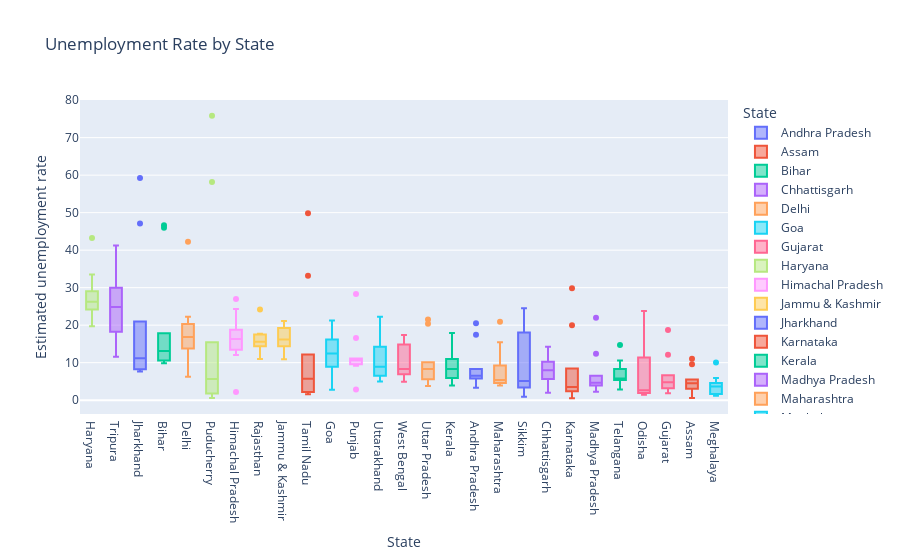

Notebook cell for this chart:
### Code cell
#Box plot to find unemployment rate by state
fig=px.box(df,x='State',y='Estimated unemployment rate',color='State',title='Unemployment Rate by State')
fig.update_layout(xaxis={'categoryorder':'total descending'})
fig.show()

### Figure 1 — Plotly figure (JSON) as saved in the notebook; plotly's stock layout.template omitted (floating-point values rounded to 4 significant figures)
{"data": [{"alignmentgroup": "True", "hovertemplate": "State=%{x}<br>Estimated unemployment rate=%{y}<extra></extra>", "legendgroup": "Andhra Pradesh", "marker": {"color": "#636efa"}, "name": "Andhra Pradesh", "notched": false, "offsetgroup": "Andhra Pradesh", "orientation": "v", "showlegend": true, "type": "box", "x": ["Andhra Pradesh", "Andhra Pradesh", "Andhra Pradesh", "Andhra Pradesh", "Andhra Pradesh", "Andhra Pradesh", "Andhra Pradesh", "Andhra Pradesh", "Andhra Pradesh", "Andhra Pradesh"], "x0": " ", "xaxis": "x", "y": [5.48, 5.83, 5.79, 20.51, 17.43, 3.31, 8.34, 6.96, 6.4, 6.59], "y0": " ", "yaxis": "y"}, {"alignmentgroup": "True", "hovertemplate": "State=%{x}<br>Estimated unemployment rate=%{y}<extra></extra>", "legendgroup": "Assam", "marker": {"color": "#EF553B"}, "name": "Assam", "notched": false, "offsetgroup": "Assam", "orientation": "v", "showlegend": true, "type": "box", "x": ["Assam", "Assam", "Assam", "Assam", "Assam", "Assam", "Assam", "Assam", "Assam", "Assam"], "x0": " ", "xaxis": "x", "y": [4.66, 4.41, 4.77, 11.06, 9.55, 0.6, 3.77, 5.53, 1.19, 3.02], "y0": " ", "yaxis": "y"}, {"alignmentgroup": "True", "hovertemplate": "State=%{x}<br>Estimated unemployment rate=%{y}<extra></extra>", "legendgroup": "Bihar", "marker": {"color": "#00cc96"}, "name": "Bihar", "notched": false, "offsetgroup": "Bihar", "orientation": "v", "showlegend": true, "type": "box", "x": ["Bihar", "Bihar", "Bihar", "Bihar", "Bihar", "Bihar", "Bihar", "Bihar", "Bihar", "Bihar"], "x0": " ", "xaxis": "x", "y": [10.61, 10.29, 15.43, 46.64, 45.96, 17.82, 12.79, 13.44, 11.91, 9.82], "y0": " ", "yaxis": "y"}, {"alignmentgroup": "True", "hovertemplate": "State=%{x}<br>Estimated unemployment rate=%{y}<extra></extra>", "legendgroup": "Chhattisgarh", "marker": {"color": "#ab63fa"}, "name": "Chhattisgarh", "notched": false, "offsetgroup": "Chhattisgarh", "orientation": "v", "showlegend": true, "type": "box", "x": ["Chhattisgarh", "Chhattisgarh", "Chhattisgarh", "Chhattisgarh", "Chhattisgarh", "Chhattisgarh", "Chhattisgarh", "Chhattisgarh", "Chhattisgarh", "Chhattisgarh"], "x0": " ", "xaxis": "x", "y": [9.65, 8.38, 7.54, 3.41, 10.5, 14.23, 10.27, 5.63, 1.96, 6.62], "y0": " ", "yaxis": "y"}, {"alignmentgroup": "True", "hovertemplate": "State=%{x}<br>Estimated unemployment rate=%{y}<extra></extra>", "legendgroup": "Delhi", "marker": {"color": "#FFA15A"}, "name": "Delhi", "notched": false, "offsetgroup": "Delhi", "orientation": "v", "showlegend": true, "type": "box", "x": ["Delhi", "Delhi", "Delhi", "Delhi", "Delhi", "Delhi", "Delhi", "Delhi", "Delhi", "Delhi"], "x0": " ", "xaxis": "x", "y": [22.23, 14.84, 17.04, 16.68, 42.27, 18.19, 20.3, 13.79, 12.53, 6.27], "y0": " ", "yaxis": "y"}, {"alignmentgroup": "True", "hovertemplate": "State=%{x}<br>Estimated unemployment rate=%{y}<extra></extra>", "legendgroup": "Goa", "marker": {"color": "#19d3f3"}, "name": "Goa", "notched": false, "offsetgroup": "Goa", "orientation": "v", "showlegend": true, "type": "box", "x": ["Goa", "Goa", "Goa", "Goa", "Goa", "Goa", "Goa", "Goa", "Goa", "Goa"], "x0": " ", "xaxis": "x", "y": [8.89, 2.81, 5.25, 13.31, 21.25, 9.96, 17.07, 16.21, 15.38, 11.54], "y0": " ", "yaxis": "y"}, {"alignmentgroup": "True", "hovertemplate": "State=%{x}<br>Estimated unemployment rate=%{y}<extra></extra>", "legendgroup": "Gujarat", "marker": {"color": "#FF6692"}, "name": "Gujarat", "notched": false, "offsetgroup": "Gujarat", "orientation": "v", "showlegend": true, "type": "box", "x": ["Gujarat", "Gujarat", "Gujarat", "Gujarat", "Gujarat", "Gujarat", "Gujarat", "Gujarat", "Gujarat", "Gujarat"], "x0": " ", "xaxis": "x", "y": [5.54, 6.38, 6.66, 18.71, 12.11, 3.2, 1.84, 1.87, 3.42, 4.03], "y0": " ", "yaxis": "y"}, {"alignmentgroup": "True", "hovertemplate": "State=%{x}<br>Estimated unemployment rate=%{y}<extra></extra>", "legendgroup": "Haryana", "marker": {"color": "#B6E880"}, "name": "Haryana", "notched": false, "offsetgroup": "Haryana", "orientation": "v", "showlegend": true, "type": "box", "x": ["Haryana", "Haryana", "Haryana", "Haryana", "Haryana", "Haryana", "Haryana", "Haryana", "Haryana", "Haryana"], "x0": " ", "xaxis": "x", "y": [20.34, 25.77, 25.05, 43.22, 29.02, 26.7, 24.18, 33.5, 19.68, 27.31], "y0": " ", "yaxis": "y"}, {"alignmentgroup": "True", "hovertemplate": "State=%{x}<br>Estimated unemployment rate=%{y}<extra></extra>", "legendgroup": "Himachal Pradesh", "marker": {"color": "#FF97FF"}, "name": "Himachal Pradesh", "notched": false, "offsetgroup": "Himachal Pradesh", "orientation": "v", "showlegend": true, "type": "box", "x": ["Himachal Pradesh", "Himachal Pradesh", "Himachal Pradesh", "Himachal Pradesh", "Himachal Pradesh", "Himachal Pradesh", "Himachal Pradesh", "Himachal Pradesh", "Himachal Pradesh", "Himachal Pradesh"], "x0": " ", "xaxis": "x", "y": [16.83, 16.84, 18.76, 2.2, 26.95, 13.47, 24.31, 15.79, 12.04, 13.46], "y0": " ", "yaxis": "y"}, {"alignmentgroup": "True", "hovertemplate": "State=%{x}<br>Estimated unemployment rate=%{y}<extra></extra>", "legendgroup": "Jammu & Kashmir", "marker": {"color": "#FECB52"}, "name": "Jammu & Kashmir", "notched": false, "offsetgroup": "Jammu & Kashmir", "orientation": "v", "showlegend": true, "type": "box", "x": ["Jammu & Kashmir", "Jammu & Kashmir", "Jammu & Kashmir", "Jammu & Kashmir", "Jammu & Kashmir", "Jammu & Kashmir", "Jammu & Kashmir", "Jammu & Kashmir", "Jammu & Kashmir"], "x0": " ", "xaxis": "x", "y": [21.08, 20.78, 15.5, 18.74, 17.92, 10.88, 11.09, 16.17, 16.14], "y0": " ", "yaxis": "y"}, {"alignmentgroup": "True", "hovertemplate": "State=%{x}<br>Estimated unemployment rate=%{y}<extra></extra>", "legendgroup": "Jharkhand", "marker": {"color": "#636efa"}, "name": "Jharkhand", "notched": false, "offsetgroup": "Jharkhand", "orientation": "v", "showlegend": true, "type": "box", "x": ["Jharkhand", "Jharkhand", "Jharkhand", "Jharkhand", "Jharkhand", "Jharkhand", "Jharkhand", "Jharkhand", "Jharkhand", "Jharkhand"], "x0": " ", "xaxis": "x", "y": [10.61, 11.85, 8.23, 47.09, 59.23, 20.95, 7.63, 9.76, 8.24, 11.8], "y0": " ", "yaxis": "y"}, {"alignmentgroup": "True", "hovertemplate": "State=%{x}<br>Estimated unemployment rate=%{y}<extra></extra>", "legendgroup": "Karnataka", "marker": {"color": "#EF553B"}, "name": "Karnataka", "notched": false, "offsetgroup": "Karnataka", "orientation": "v", "showlegend": true, "type": "box", "x": ["Karnataka", "Karnataka", "Karnataka", "Karnataka", "Karnataka", "Karnataka", "Karnataka", "Karnataka", "Karnataka", "Karnataka"], "x0": " ", "xaxis": "x", "y": [2.86, 3.61, 3.46, 29.84, 19.97, 8.44, 4.01, 0.5, 2.41, 1.58], "y0": " ", "yaxis": "y"}, {"alignmentgroup": "True", "hovertemplate": "State=%{x}<br>Estimated unemployment rate=%{y}<extra></extra>", "legendgroup": "Kerala", "marker": {"color": "#00cc96"}, "name": "Kerala", "notched": false, "offsetgroup": "Kerala", "orientation": "v", "showlegend": true, "type": "box", "x": ["Kerala", "Kerala", "Kerala", "Kerala", "Kerala", "Kerala", "Kerala", "Kerala", "Kerala", "Kerala"], "x0": " ", "xaxis": "x", "y": [5.31, 7.6, 8.99, 16.99, 17.88, 9.71, 7.09, 10.98, 5.91, 3.88], "y0": " ", "yaxis": "y"}, {"alignmentgroup": "True", "hovertemplate": "State=%{x}<br>Estimated unemployment rate=%{y}<extra></extra>", "legendgroup": "Madhya Pradesh", "marker": {"color": "#ab63fa"}, "name": "Madhya Pradesh", "notched": false, "offsetgroup": "Madhya Pradesh", "orientation": "v", "showlegend": true, "type": "box", "x": ["Madhya Pradesh", "Madhya Pradesh", "Madhya Pradesh", "Madhya Pradesh", "Madhya Pradesh", "Madhya Pradesh", "Madhya Pradesh", "Madhya Pradesh", "Madhya Pradesh", "Madhya Pradesh"], "x0": " ", "xaxis": "x", "y": [4.11, 4.57, 2.22, 12.36, 21.98, 6.48, 5.08, 4.7, 3.91, 3.13], "y0": " ", "yaxis": "y"}, {"alignmentgroup": "True", "hovertemplate": "State=%{x}<br>Estimated unemployment rate=%{y}<extra></extra>", "legendgroup": "Maharashtra", "marker": {"color": "#FFA15A"}, "name": "Maharashtra", "notched": false, "offsetgroup": "Maharashtra", "orientation": "v", "showlegend": true, "type": "box", "x": ["Maharashtra", "Maharashtra", "Maharashtra", "Maharashtra", "Maharashtra", "Maharashtra", "Maharashtra", "Maharashtra", "Maharashtra", "Maharashtra"], "x0": " ", "xaxis": "x", "y": [4.95, 4.69, 5.79, 20.9, 15.46, 9.23, 3.89, 6.23, 4.55, 4.1], "y0": " ", "yaxis": "y"}, {"alignmentgroup": "True", "hovertemplate": "State=%{x}<br>Estimated unemployment rate=%{y}<extra></extra>", "legendgroup": "Meghalaya", "marker": {"color": "#19d3f3"}, "name": "Meghalaya", "notched": false, "offsetgroup": "Meghalaya", "orientation": "v", "showlegend": true, "type": "box", "x": ["Meghalaya", "Meghalaya", "Meghalaya", "Meghalaya", "Meghalaya", "Meghalaya", "Meghalaya", "Meghalaya", "Meghalaya", "Meghalaya"], "x0": " ", "xaxis": "x", "y": [1.66, 3.59, 1.58, 10.03, 5.92, 1.15, 2.1, 3.74, 4.29, 4.6], "y0": " ", "yaxis": "y"}, {"alignmentgroup": "True", "hovertemplate": "State=%{x}<br>Estimated unemployment rate=%{y}<extra></extra>", "legendgroup": "Odisha", "marker": {"color": "#FF6692"}, "name": "Odisha", "notched": false, "offsetgroup": "Odisha", "orientation": "v", "showlegend": true, "type": "box", "x": ["Odisha", "Odisha", "Odisha", "Odisha", "Odisha", "Odisha", "Odisha", "Odisha", "Odisha", "Odisha"], "x0": " ", "xaxis": "x", "y": [1.9, 3.12, 13.08, 23.76, 11.41, 3.77, 1.88, 1.42, 2.1, 2.18], "y0": " ", "yaxis": "y"}, {"alignmentgroup": "True", "hovertemplate": "State=%{x}<br>Estimated unemployment rate=%{y}<extra></extra>", "legendgroup": "Puducherry", "marker": {"color": "#B6E880"}, "name": "Puducherry", "notched": false, "offsetgroup": "Puducherry", "orientation": "v", "showlegend": true, "type": "box", "x": ["Puducherry", "Puducherry", "Puducherry", "Puducherry", "Puducherry", "Puducherry", "Puducherry", "Puducherry", "Puducherry", "Puducherry"], "x0": " ", "xaxis": "x", "y": [0.58, 1.76, 1.2, 75.85, 58.19, 4.24, 15.47, 5.05, 10.9, 6.18], "y0": " ", "yaxis": "y"}, {"alignmentgroup": "True", "hovertemplate": "State=%{x}<br>Estimated unemployment rate=%{y}<extra></extra>", "legendgroup": "Punjab", "marker": {"color": "#FF97FF"}, "name": "Punjab", "notched": false, "offsetgroup": "Punjab", "orientation": "v", "showlegend": true, "type": "box", "x": ["Punjab", "Punjab", "Punjab", "Punjab", "Punjab", "Punjab", "Punjab", "Punjab", "Punjab", "Punjab"], "x0": " ", "xaxis": "x", "y": [11.11, 10.97, 10.32, 2.86, 28.33, 16.55, 9.19, 10.99, 9.61, 9.88], "y0": " ", "yaxis": "y"}, {"alignmentgroup": "True", "hovertemplate": "State=%{x}<br>Estimated unemployment rate=%{y}<extra></extra>", "legendgroup": "Rajasthan", "marker": {"color": "#FECB52"}, "name": "Rajasthan", "notched": false, "offsetgroup": "Rajasthan", "orientation": "v", "showlegend": true, "type": "box", "x": ["Rajasthan", "Rajasthan", "Rajasthan", "Rajasthan", "Rajasthan", "Rajasthan", "Rajasthan", "Rajasthan", "Rajasthan", "Rajasthan"], "x0": " ", "xaxis": "x", "y": [10.97, 15.16, 11.9, 17.7, 15.74, 14.39, 15.81, 17.51, 15.35, 24.15], "y0": " ", "yaxis": "y"}, {"alignmentgroup": "True", "hovertemplate": "State=%{x}<br>Estimated unemployment rate=%{y}<extra></extra>", "legendgroup": "Sikkim", "marker": {"color": "#636efa"}, "name": "Sikkim", "notched": false, "offsetgroup": "Sikkim", "orientation": "v", "showlegend": true, "type": "box", "x": ["Sikkim", "Sikkim", "Sikkim", "Sikkim", "Sikkim", "Sikkim", "Sikkim", "Sikkim"], "x0": " ", "xaxis": "x", "y": [23.57, 2.28, 24.51, 4.46, 4.45, 12.49, 5.7, 0.88], "y0": " ", "yaxis": "y"}, {"alignmentgroup": "True", "hovertemplate": "State=%{x}<br>Estimated unemployment rate=%{y}<extra></extra>", "legendgroup": "Tamil Nadu", "marker": {"color": "#EF553B"}, "name": "Tamil Nadu", "notched": false, "offsetgroup": "Tamil Nadu", "orientation": "v", "showlegend": true, "type": "box", "x": ["Tamil Nadu", "Tamil Nadu", "Tamil Nadu", "Tamil Nadu", "Tamil Nadu", "Tamil Nadu", "Tamil Nadu", "Tamil Nadu", "Tamil Nadu", "Tamil Nadu"], "x0": " ", "xaxis": "x", "y": [1.57, 2.09, 6.4, 49.83, 33.16, 12.2, 6.81, 2.65, 5, 2.16], "y0": " ", "yaxis": "y"}, {"alignmentgroup": "True", "hovertemplate": "State=%{x}<br>Estimated unemployment rate=%{y}<extra></extra>", "legendgroup": "Telangana", "marker": {"color": "#00cc96"}, "name": "Telangana", "notched": false, "offsetgroup": "Telangana", "orientation": "v", "showlegend": true, "type": "box", "x": ["Telangana", "Telangana", "Telangana", "Telangana", "Telangana", "Telangana", "Telangana", "Telangana", "Telangana", "Telangana"], "x0": " ", "xaxis": "x", "y": [5.49, 8.29, 5.77, 6.25, 14.7, 10.55, 5.36, 5.79, 3.27, 2.86], "y0": " ", "yaxis": "y"}, {"alignmentgroup": "True", "hovertemplate": "State=%{x}<br>Estimated unemployment rate=%{y}<extra></extra>", "legendgroup": "Tripura", "marker": {"color": "#ab63fa"}, "name": "Tripura", "notched": false, "offsetgroup": "Tripura", "orientation": "v", "showlegend": true, "type": "box", "x": ["Tripura", "Tripura", "Tripura", "Tripura", "Tripura", "Tripura", "Tripura", "Tripura", "Tripura", "Tripura"], "x0": " ", "xaxis": "x", "y": [32.67, 28.4, 29.95, 41.23, 21.51, 21.71, 18.24, 27.92, 17.35, 11.57], "y0": " ", "yaxis": "y"}, {"alignmentgroup": "True", "hovertemplate": "State=%{x}<br>Estimated unemployment rate=%{y}<extra></extra>", "legendgroup": "Uttar Pradesh", "marker": {"color": "#FFA15A"}, "name": "Uttar Pradesh", "notched": false, "offsetgroup": "Uttar Pradesh", "orientation": "v", "showlegend": true, "type": "box", "x": ["Uttar Pradesh", "Uttar Pradesh", "Uttar Pradesh", "Uttar Pradesh", "Uttar Pradesh", "Uttar Pradesh", "Uttar Pradesh", "Uttar Pradesh", "Uttar Pradesh", "Uttar Pradesh"], "x0": " ", "xaxis": "x", "y": [7.58, 8.98, 10.11, 21.54, 20.41, 9.47, 5.56, 5.79, 4.18, 3.75], "y0": " ", "yaxis": "y"}, {"alignmentgroup": "True", "hovertemplate": "State=%{x}<br>Estimated unemployment rate=%{y}<extra></extra>", "legendgroup": "Uttarakhand", "marker": {"color": "#19d3f3"}, "name": "Uttarakhand", "notched": false, "offsetgroup": "Uttarakhand", "orientation": "v", "showlegend": true, "type": "box", "x": ["Uttarakhand", "Uttarakhand", "Uttarakhand", "Uttarakhand", "Uttarakhand", "Uttarakhand", "Uttarakhand", "Uttarakhand", "Uttarakhand", "Uttarakhand"], "x0": " ", "xaxis": "x", "y": [5.49, 4.99, 19.85, 6.48, 8.01, 8.61, 12.38, 14.26, 22.26, 9.23], "y0": " ", "yaxis": "y"}, {"alignmentgroup": "True", "hovertemplate": "State=%{x}<br>Estimated unemployment rate=%{y}<extra></extra>", "legendgroup": "West Bengal", "marker": {"color": "#FF6692"}, "name": "West Bengal", "notched": false, "offsetgroup": "West Bengal", "orientation": "v", "showlegend": true, "type": "box", "x": ["West Bengal", "West Bengal", "West Bengal", "West Bengal", "West Bengal", "West Bengal", "West Bengal", "West Bengal", "West Bengal", "West Bengal"], "x0": " ", "xaxis": "x", "y": [6.94, 4.92, 6.92, 17.41, 17.41, 7.29, 6.83, 14.87, 9.35, 9.98], "y0": " ", "yaxis": "y"}], "layout": {"boxmode": "overlay", "legend": {"title": {"text": "State"}, "tracegroupgap": 0}, "title": {"text": "Unemployment Rate by State"}, "xaxis": {"anchor": "y", "categoryarray": ["Andhra Pradesh", "Assam", "Bihar", "Chhattisgarh", "Delhi", "Goa", "Gujarat", "Haryana", "Himachal Pradesh", "Jammu & Kashmir", "Jharkhand", "Karnataka", "Kerala", "Madhya Pradesh", "Maharashtra", "Meghalaya", "Odisha", "Puducherry", "Punjab", "Rajasthan", "Sikkim", "Tamil Nadu", "Telangana", "Tripura", "Uttar Pradesh", "Uttarakhand", "West Bengal"], "categoryorder": "total descending", "domain": [0, 1], "title": {"text": "State"}}, "yaxis": {"anchor": "x", "domain": [0, 1], "title": {"text": "Estimated unemployment rate"}}}}
